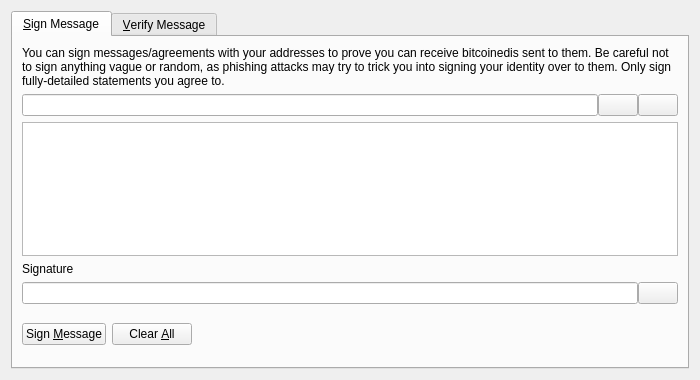
<?xml version="1.0" encoding="UTF-8"?>
<ui version="4.0">
 <class>SignVerifyMessageDialog</class>
 <widget class="QDialog" name="SignVerifyMessageDialog">
  <property name="geometry">
   <rect>
    <x>0</x>
    <y>0</y>
    <width>700</width>
    <height>380</height>
   </rect>
  </property>
  <property name="windowTitle">
   <string>Signatures - Sign / Verify a Message</string>
  </property>
  <property name="modal">
   <bool>true</bool>
  </property>
  <layout class="QVBoxLayout" name="verticalLayout">
   <item>
    <widget class="QTabWidget" name="tabWidget">
     <property name="currentIndex">
      <number>0</number>
     </property>
     <widget class="QWidget" name="tabSignMessage">
      <attribute name="title">
       <string>&amp;Sign Message</string>
      </attribute>
      <layout class="QVBoxLayout" name="verticalLayout_SM">
       <item>
        <widget class="QLabel" name="infoLabel_SM">
         <property name="text">
          <string>You can sign messages/agreements with your addresses to prove you can receive bitcoinedis sent to them. Be careful not to sign anything vague or random, as phishing attacks may try to trick you into signing your identity over to them. Only sign fully-detailed statements you agree to.</string>
         </property>
         <property name="textFormat">
          <enum>Qt::PlainText</enum>
         </property>
         <property name="wordWrap">
          <bool>true</bool>
         </property>
        </widget>
       </item>
       <item>
        <layout class="QHBoxLayout" name="horizontalLayout_1_SM">
         <property name="spacing">
          <number>0</number>
         </property>
         <item>
          <widget class="QValidatedLineEdit" name="addressIn_SM">
           <property name="toolTip">
            <string>The Edinarcoin address to sign the message with</string>
           </property>
          </widget>
         </item>
         <item>
          <widget class="QPushButton" name="addressBookButton_SM">
           <property name="toolTip">
            <string>Choose previously used address</string>
           </property>
           <property name="text">
            <string/>
           </property>
           <property name="icon">
            <iconset resource="../bitcoin.qrc">
             <normaloff>:/icons/address-book</normaloff>:/icons/address-book</iconset>
           </property>
           <property name="shortcut">
            <string>Alt+A</string>
           </property>
           <property name="autoDefault">
            <bool>false</bool>
           </property>
          </widget>
         </item>
         <item>
          <widget class="QPushButton" name="pasteButton_SM">
           <property name="toolTip">
            <string>Paste address from clipboard</string>
           </property>
           <property name="text">
            <string/>
           </property>
           <property name="icon">
            <iconset resource="../bitcoin.qrc">
             <normaloff>:/icons/editpaste</normaloff>:/icons/editpaste</iconset>
           </property>
           <property name="shortcut">
            <string>Alt+P</string>
           </property>
           <property name="autoDefault">
            <bool>false</bool>
           </property>
          </widget>
         </item>
        </layout>
       </item>
       <item>
        <widget class="QPlainTextEdit" name="messageIn_SM">
         <property name="toolTip">
          <string>Enter the message you want to sign here</string>
         </property>
        </widget>
       </item>
       <item>
        <widget class="QLabel" name="signatureLabel_SM">
         <property name="text">
          <string>Signature</string>
         </property>
         <property name="textFormat">
          <enum>Qt::PlainText</enum>
         </property>
        </widget>
       </item>
       <item>
        <layout class="QHBoxLayout" name="horizontalLayout_2_SM">
         <property name="spacing">
          <number>0</number>
         </property>
         <item>
          <widget class="QLineEdit" name="signatureOut_SM">
           <property name="font">
            <font>
             <italic>true</italic>
            </font>
           </property>
           <property name="readOnly">
            <bool>true</bool>
           </property>
          </widget>
         </item>
         <item>
          <widget class="QPushButton" name="copySignatureButton_SM">
           <property name="toolTip">
            <string>Copy the current signature to the system clipboard</string>
           </property>
           <property name="text">
            <string/>
           </property>
           <property name="icon">
            <iconset resource="../bitcoin.qrc">
             <normaloff>:/icons/editcopy</normaloff>:/icons/editcopy</iconset>
           </property>
           <property name="autoDefault">
            <bool>false</bool>
           </property>
          </widget>
         </item>
        </layout>
       </item>
       <item>
        <layout class="QHBoxLayout" name="horizontalLayout_3_SM">
         <item>
          <widget class="QPushButton" name="signMessageButton_SM">
           <property name="toolTip">
            <string>Sign the message to prove you own this Edinarcoin address</string>
           </property>
           <property name="text">
            <string>Sign &amp;Message</string>
           </property>
           <property name="icon">
            <iconset resource="../bitcoin.qrc">
             <normaloff>:/icons/edit</normaloff>:/icons/edit</iconset>
           </property>
           <property name="autoDefault">
            <bool>false</bool>
           </property>
          </widget>
         </item>
         <item>
          <widget class="QPushButton" name="clearButton_SM">
           <property name="toolTip">
            <string>Reset all sign message fields</string>
           </property>
           <property name="text">
            <string>Clear &amp;All</string>
           </property>
           <property name="icon">
            <iconset resource="../bitcoin.qrc">
             <normaloff>:/icons/remove</normaloff>:/icons/remove</iconset>
           </property>
           <property name="autoDefault">
            <bool>false</bool>
           </property>
          </widget>
         </item>
         <item>
          <spacer name="horizontalSpacer_1_SM">
           <property name="orientation">
            <enum>Qt::Horizontal</enum>
           </property>
           <property name="sizeHint" stdset="0">
            <size>
             <width>40</width>
             <height>48</height>
            </size>
           </property>
          </spacer>
         </item>
         <item>
          <widget class="QLabel" name="statusLabel_SM">
           <property name="font">
            <font>
             <weight>75</weight>
             <bold>true</bold>
            </font>
           </property>
           <property name="text">
            <string/>
           </property>
           <property name="wordWrap">
            <bool>true</bool>
           </property>
          </widget>
         </item>
         <item>
          <spacer name="horizontalSpacer_2_SM">
           <property name="orientation">
            <enum>Qt::Horizontal</enum>
           </property>
           <property name="sizeHint" stdset="0">
            <size>
             <width>40</width>
             <height>48</height>
            </size>
           </property>
          </spacer>
         </item>
        </layout>
       </item>
      </layout>
     </widget>
     <widget class="QWidget" name="tabVerifyMessage">
      <attribute name="title">
       <string>&amp;Verify Message</string>
      </attribute>
      <layout class="QVBoxLayout" name="verticalLayout_VM">
       <item>
        <widget class="QLabel" name="infoLabel_VM">
         <property name="text">
          <string>Enter the receiver's address, message (ensure you copy line breaks, spaces, tabs, etc. exactly) and signature below to verify the message. Be careful not to read more into the signature than what is in the signed message itself, to avoid being tricked by a man-in-the-middle attack. Note that this only proves the signing party receives with the address, it cannot prove sendership of any transaction!</string>
         </property>
         <property name="textFormat">
          <enum>Qt::PlainText</enum>
         </property>
         <property name="alignment">
          <set>Qt::AlignLeading|Qt::AlignLeft|Qt::AlignTop</set>
         </property>
         <property name="wordWrap">
          <bool>true</bool>
         </property>
        </widget>
       </item>
       <item>
        <layout class="QHBoxLayout" name="horizontalLayout_1_VM">
         <property name="spacing">
          <number>0</number>
         </property>
         <item>
          <widget class="QValidatedLineEdit" name="addressIn_VM">
           <property name="toolTip">
            <string>The Edinarcoin address the message was signed with</string>
           </property>
          </widget>
         </item>
         <item>
          <widget class="QPushButton" name="addressBookButton_VM">
           <property name="toolTip">
            <string>Choose previously used address</string>
           </property>
           <property name="text">
            <string/>
           </property>
           <property name="icon">
            <iconset resource="../bitcoin.qrc">
             <normaloff>:/icons/address-book</normaloff>:/icons/address-book</iconset>
           </property>
           <property name="shortcut">
            <string>Alt+A</string>
           </property>
           <property name="autoDefault">
            <bool>false</bool>
           </property>
          </widget>
         </item>
        </layout>
       </item>
       <item>
        <widget class="QPlainTextEdit" name="messageIn_VM"/>
       </item>
       <item>
        <widget class="QValidatedLineEdit" name="signatureIn_VM"/>
       </item>
       <item>
        <layout class="QHBoxLayout" name="horizontalLayout_2_VM">
         <item>
          <widget class="QPushButton" name="verifyMessageButton_VM">
           <property name="toolTip">
            <string>Verify the message to ensure it was signed with the specified Edinarcoin address</string>
           </property>
           <property name="text">
            <string>Verify &amp;Message</string>
           </property>
           <property name="icon">
            <iconset resource="../bitcoin.qrc">
             <normaloff>:/icons/transaction_0</normaloff>:/icons/transaction_0</iconset>
           </property>
           <property name="autoDefault">
            <bool>false</bool>
           </property>
          </widget>
         </item>
         <item>
          <widget class="QPushButton" name="clearButton_VM">
           <property name="toolTip">
            <string>Reset all verify message fields</string>
           </property>
           <property name="text">
            <string>Clear &amp;All</string>
           </property>
           <property name="icon">
            <iconset resource="../bitcoin.qrc">
             <normaloff>:/icons/remove</normaloff>:/icons/remove</iconset>
           </property>
           <property name="autoDefault">
            <bool>false</bool>
           </property>
          </widget>
         </item>
         <item>
          <spacer name="horizontalSpacer_1_VM">
           <property name="orientation">
            <enum>Qt::Horizontal</enum>
           </property>
           <property name="sizeHint" stdset="0">
            <size>
             <width>40</width>
             <height>48</height>
            </size>
           </property>
          </spacer>
         </item>
         <item>
          <widget class="QLabel" name="statusLabel_VM">
           <property name="font">
            <font>
             <weight>75</weight>
             <bold>true</bold>
            </font>
           </property>
           <property name="text">
            <string/>
           </property>
           <property name="wordWrap">
            <bool>true</bool>
           </property>
          </widget>
         </item>
         <item>
          <spacer name="horizontalSpacer_2_VM">
           <property name="orientation">
            <enum>Qt::Horizontal</enum>
           </property>
           <property name="sizeHint" stdset="0">
            <size>
             <width>40</width>
             <height>48</height>
            </size>
           </property>
          </spacer>
         </item>
        </layout>
       </item>
      </layout>
     </widget>
    </widget>
   </item>
  </layout>
 </widget>
 <customwidgets>
  <customwidget>
   <class>QValidatedLineEdit</class>
   <extends>QLineEdit</extends>
   <header>qvalidatedlineedit.h</header>
  </customwidget>
 </customwidgets>
 <resources>
  <include location="../bitcoin.qrc"/>
 </resources>
 <connections/>
</ui>
